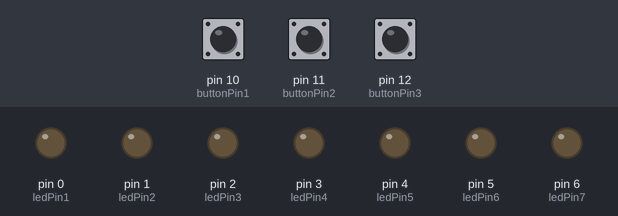
A sketch run on a simulated Arduino Uno, built with avr-gcc and run on an emulated ATmega328P. On the bench: output pins drawn as LEDs (lit = HIGH). Inputs (shaded band) come from the test bench; at power-on: pin 10 (buttonPin1) HIGH, pin 12 (buttonPin3) HIGH, pin 11 (buttonPin2) HIGH.

Above: at 1.2 s.
1.3 s: pin 10 (buttonPin1) pulled LOW for 0.15 s
At 4.0 s:
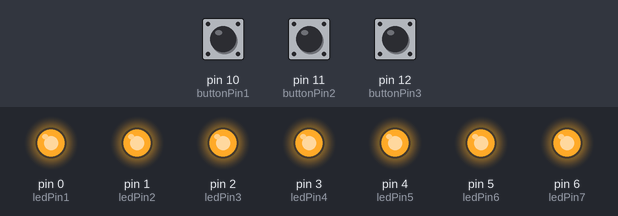
4.3 s: pin 12 (buttonPin3) pulled LOW for 0.15 s
At 5.3 s:
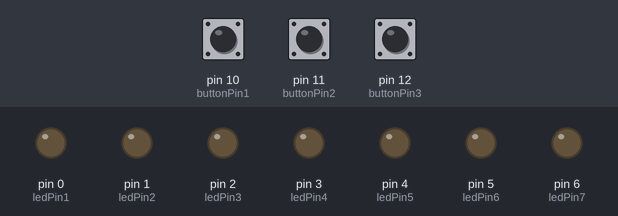
5.9 s: pin 11 (buttonPin2) pulled LOW for 0.15 s
At 6.02 s:
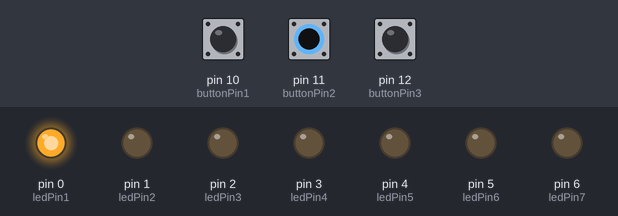
8.9 s: pin 12 (buttonPin3) pulled LOW for 1 s
At 10.0 s:
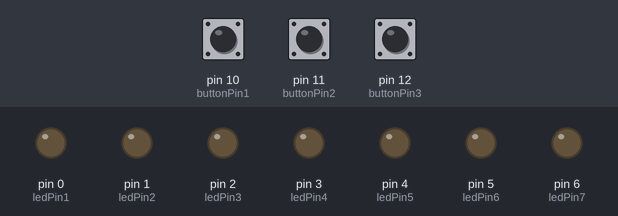
Timing chart, 0 to 11.9 s (numbered marks = the images above; inputs shaded):
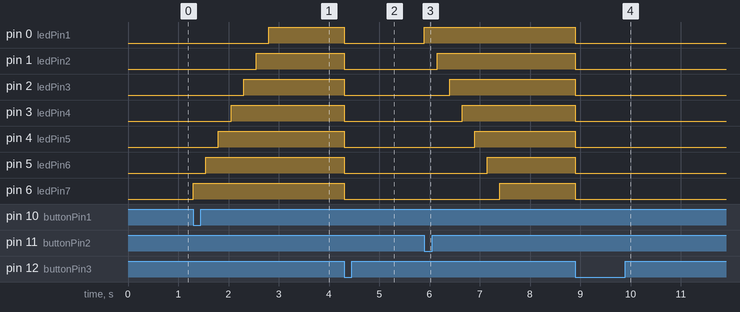

Measured:
- after the input at 1.3 s, pin 0 (ledPin1): LOW → HIGH after 1.5 s; pin 1 (ledPin2): LOW → HIGH after 1.3 s; pin 2 (ledPin3): LOW → HIGH after 1.0 s; pin 3 (ledPin4): LOW → HIGH after 0.75 s; pin 4 (ledPin5): LOW → HIGH after 0.50 s
- after the input at 4.3 s, pin 0 (ledPin1), pin 1 (ledPin2), pin 2 (ledPin3), pin 3 (ledPin4), pin 4 (ledPin5), pin 5 (ledPin6), pin 6 (ledPin7): HIGH → LOW at once
- after the input at 5.9 s, pin 0 (ledPin1): LOW → HIGH at once; pin 1 (ledPin2): LOW → HIGH after 0.25 s; pin 2 (ledPin3): LOW → HIGH after 0.50 s; pin 3 (ledPin4): LOW → HIGH after 0.75 s; pin 4 (ledPin5): LOW → HIGH after 1.0 s
- after the input at 8.9 s, pin 0 (ledPin1), pin 1 (ledPin2), pin 2 (ledPin3), pin 3 (ledPin4), pin 4 (ledPin5), pin 5 (ledPin6), pin 6 (ledPin7): HIGH → LOW at once

The sketch:

sketch_oct10a.ino
```cpp
// the number of the pushbutton pin
const int buttonPin1 = 10;
const int buttonPin2 = 11;
const int buttonPin3 = 12;

// the number of the LED pin
const int ledPin1 =  0;
const int ledPin2 =  1;
const int ledPin3 =  2;
const int ledPin4 =  3;
const int ledPin5 =  4;
const int ledPin6 =  5;
const int ledPin7 =  6;

// variable for reading the pushbutton status
int button1State = 0;
int button2State = 0;
int button3State = 0;

void setup() {

  // initialize the LEDs pin as output:
  pinMode(ledPin1, OUTPUT);
  pinMode(ledPin2, OUTPUT);
  pinMode(ledPin3, OUTPUT);
  pinMode(ledPin4, OUTPUT);
  pinMode(ledPin5, OUTPUT);
  pinMode(ledPin6, OUTPUT);
  pinMode(ledPin7, OUTPUT);

  // initialize the pushbuttons pin as input:
  pinMode(buttonPin1, INPUT);
  pinMode(buttonPin2, INPUT);
  pinMode(buttonPin3, INPUT);
}

void loop() {
  // read the state of the pushbutton value:
  button1State = digitalRead(buttonPin1);
  button2State = digitalRead(buttonPin2);
  button3State = digitalRead(buttonPin3);

  // check which pushbutton is pressed.
  if (button1State == LOW) {

    // turn LEDs on from left side:
    digitalWrite(ledPin7, HIGH);
    delay(250);
    digitalWrite(ledPin6, HIGH);
    delay(250);
    digitalWrite(ledPin5, HIGH);
    delay(250);
    digitalWrite(ledPin4, HIGH);
    delay(250);
    digitalWrite(ledPin3, HIGH);
    delay(250);
    digitalWrite(ledPin2, HIGH);
    delay(250);
    digitalWrite(ledPin1, HIGH);
    delay(250);

  } else if (button2State == LOW) {

    // turn LEDs off from right side:
    digitalWrite(ledPin1, HIGH);
    delay(250);
    digitalWrite(ledPin2, HIGH);
    delay(250);
    digitalWrite(ledPin3, HIGH);
    delay(250);
    digitalWrite(ledPin4, HIGH);
    delay(250);
    digitalWrite(ledPin5, HIGH);
    delay(250);
    digitalWrite(ledPin6, HIGH);
    delay(250);
    digitalWrite(ledPin7, HIGH);
    delay(250);

  }else if (button3State == LOW) {
    // turn LEDs off:
    digitalWrite(ledPin1, LOW);
    digitalWrite(ledPin2, LOW);
    digitalWrite(ledPin3, LOW);
    digitalWrite(ledPin4, LOW);
    digitalWrite(ledPin5, LOW);
    digitalWrite(ledPin6, LOW);
    digitalWrite(ledPin7, LOW);

  }
}
```
